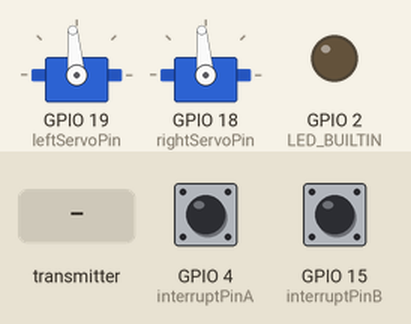
Simulated run of this sketch. Board: ESP32. On the bench: 2 × servo, output pins drawn as LEDs (lit = HIGH). The test bench sets the inputs (shaded band); at power-on: GPIO 4 (interruptPinA) HIGH, GPIO 15 (interruptPinB) HIGH. Servo pulses on a pin are drawn as a servo (544–2400 µs = 0–180°); what the sketch prints to the serial monitor is not drawn.

Above: at 1.2 s.
1.3 s: the transmitter starts sending X = 25
At 1.55 s:
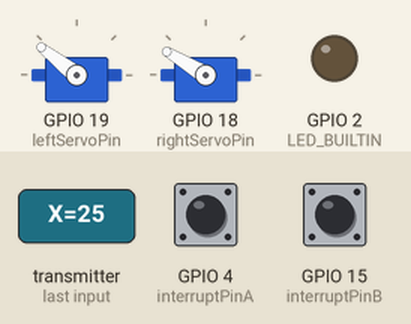
3.3 s: the transmitter starts sending Y = 25
At 3.55 s:
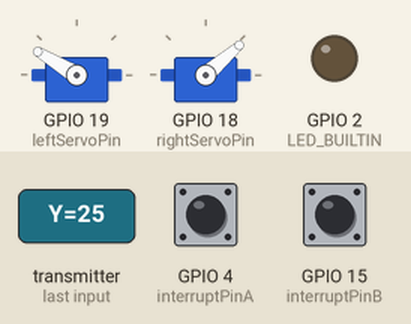
5.3 s: the transmitter starts sending SW = 1
At 5.8 s:
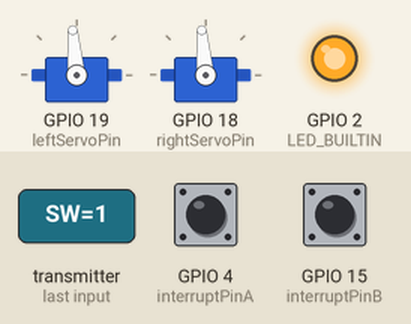
6.8 s: the transmitter starts sending X = 0
At 8.0 s:
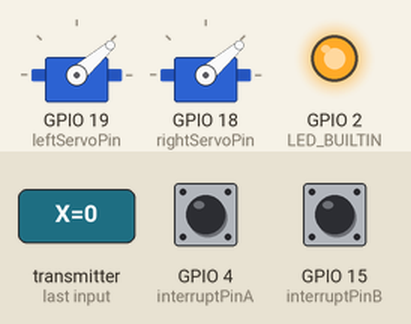
8.3 s: the transmitter starts sending Y = 0
At 9.3 s:
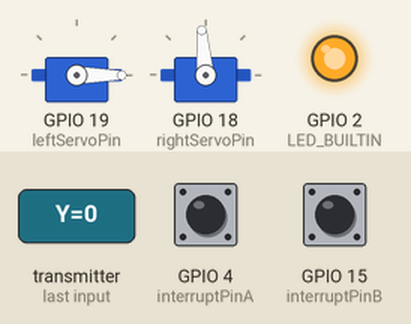
9.8 s: the transmitter starts sending SW = 0
At 10.05 s:
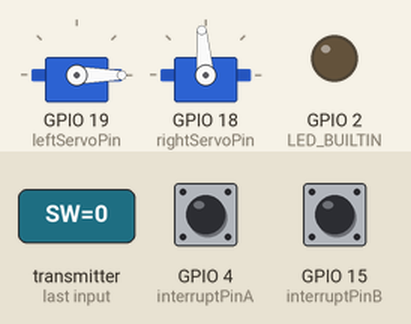
Timing chart, 0 to 12.8 s (numbered marks = the images above; inputs shaded):
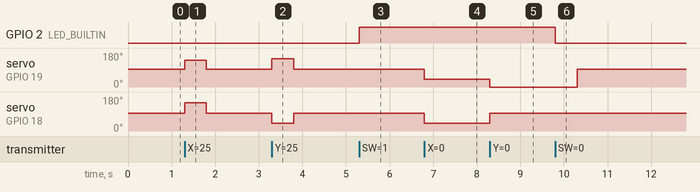

The sketch:

esp32_test_servo_wifi_ap.ino
```cpp
// Control of a differential drive robot over wifi
// Continuous rotation servos
// Maps joystick axes to forward and angular speeds
// press button when joystick not moved to set trim
// NOvember 12, 2023
// Hasan Poonawala
// Code snippets are based on existing webpages and examples in the package libraries
// Adding ESP Now

#include <esp_now.h>
#include <WiFi.h>

#define LED_BUILTIN 2

volatile int leftTick; // Stores the angle values
volatile int rightTick;
const byte interruptPinA = 4; // left wheel encoder signal out connects to this pin
const byte interruptPinB = 15; // right wheel

int leftSpeed; // In microseconds corresponding to PWM on cycle
int rightSpeed;
float forwardValZero =1.56;// Joystick reading when untouched
float turnValZero = 1.73; // Joystick reading when untouched
int forwardVal; // Joystick reading
int turnVal; // Joystick reading
const int delta = 120; // based on 16 PWMResolution
const int zeroSpeed = 5000;// based on 16 PWMResolution
const int PWMFreq = 50;
const int leftPWMChannel = 1;
const int rightPWMChannel = 2;
const int PWMResolution = 16;

int leftServoPin = 19;
int rightServoPin = 18;
int pos = 0;

void IRAM_ATTR pulseA () // left wheel encoder signal change interript service routine
{
  if (leftSpeed > 5001) //  true => positive angular velocity
    leftTick+=1;
  if (leftSpeed < 4999) //
    leftTick-=1;
}  // end of pulseA

void IRAM_ATTR pulseB () // right wheel encoder signal change interript service routine
{
  if (rightSpeed > 5001)//  true => positive angular velocity
    rightTick+=1;
  if (rightSpeed < 4999)
    rightTick-=1;
}  // end of pulseB


// Structure example to send data
// Must match the receiver structure
typedef struct struct_message {// From Rui Santos:https://randomnerdtutorials.com/esp-now-esp32-arduino-ide/
  float X;
  float Y;
  bool SW;
} struct_message;
// Create a struct_message called myData
struct_message myData;


uint8_t senderMacAddress[] = {0xD8, 0xBC, 0x38, 0xE5, 0xBF, 0x98};

void OnDataRecv(const uint8_t * mac, const uint8_t *incomingData, int len) {
  memcpy(&myData, incomingData, sizeof(myData));
  digitalWrite(LED_BUILTIN, myData.SW);
  //Serial.println(myData.X);
  //Serial.println(myData.Y);
  rightSpeed = zeroSpeed + (int) (delta*2.0/3.3*(myData.X-forwardValZero))- (int) (delta*2.0/3.3*(myData.Y-turnValZero));
  leftSpeed = zeroSpeed + (int) (delta*2.0/3.3*(myData.X-forwardValZero))+ (int) (delta*2.0/3.3*(myData.Y-turnValZero));
  //if (rightSpeed > zeroSpeed+delta) {rightSpeed = zeroSpeed+delta;}
  //if (rightSpeed < zeroSpeed-delta) {rightSpeed = zeroSpeed-delta;}
  //if (leftSpeed > zeroSpeed+delta) {leftSpeed = zeroSpeed+delta;}
  //if (leftSpeed < zeroSpeed-delta) {leftSpeed = zeroSpeed-delta;}
  //Serial.println(rightSpeed);
  //Serial.println(leftSpeed);
  ledcWrite(rightPWMChannel, rightSpeed);
  ledcWrite(leftPWMChannel, leftSpeed);
  if(myData.SW == false){
    forwardValZero = myData.X;
    turnValZero = myData.Y;
  }
}

esp_now_peer_info_t peerInfo;
void setup() {
  // put your setup code here, to run once:
  // Set LED pin, encoder pins
  pinMode(LED_BUILTIN, OUTPUT);
  digitalWrite(LED_BUILTIN, LOW); // To ensure that incorrect readings not stored for zero vals
  pinMode(interruptPinA, INPUT_PULLUP);
  attachInterrupt(interruptPinA, pulseA, CHANGE);
  pinMode(interruptPinB, INPUT_PULLUP);
  attachInterrupt(interruptPinB, pulseB, CHANGE);
  Serial.begin(115200);
Serial.println(WiFi.macAddress());


  // Allow allocation of all timers for Servo conrol
  ledcSetup(rightPWMChannel, PWMFreq, PWMResolution);
  ledcSetup(leftPWMChannel, PWMFreq, PWMResolution);
  ledcAttachPin(leftServoPin, leftPWMChannel);
  ledcWrite(leftPWMChannel, zeroSpeed);
  ledcAttachPin(rightServoPin, rightPWMChannel);
  ledcWrite(rightPWMChannel, zeroSpeed);
  leftSpeed = zeroSpeed;
  rightSpeed = zeroSpeed;
  forwardVal = forwardValZero;
  turnVal = turnValZero;
    // Set device as a Wi-Fi Station
  WiFi.mode(WIFI_STA);

  // Init ESP-NOW
  if (esp_now_init() != ESP_OK) {
    Serial.println("Error initializing ESP-NOW");
    return;
  }

  // Once ESPNow is successfully Init, we will register for recv CB to
  // get recv packer info
  esp_now_register_recv_cb(OnDataRecv);
  memcpy(peerInfo.peer_addr, senderMacAddress, 6);
  peerInfo.channel = 0;
  peerInfo.encrypt = false;

  if (esp_now_add_peer(&peerInfo) != ESP_OK) {
    Serial.println("Failed to add peer");
    return;
  }
}


void loop() {
}
```

Measured:
- after the input at 1.3 s, servo on GPIO 19 (leftServoPin): 95° → 142° at once, → 95° 0.50 s later; servo on GPIO 18 (rightServoPin): 95° → 149° at once, → 95° 0.50 s later
- after the input at 3.3 s, servo on GPIO 19 (leftServoPin): 95° → 149° at once, → 95° 0.50 s later; servo on GPIO 18 (rightServoPin): 95° → 41° at once, → 95° 0.50 s later
- after the input at 5.3 s, GPIO 2 (LED_BUILTIN): LOW → HIGH at once
- after the input at 6.8 s, servo on GPIO 19 (leftServoPin), servo on GPIO 18 (rightServoPin): 95° → 41° at once
- after the input at 8.3 s, servo on GPIO 19 (leftServoPin): 41° → 0° at once; servo on GPIO 18 (rightServoPin): 41° → 95° at once
- after the input at 9.8 s, GPIO 2 (LED_BUILTIN): HIGH → LOW at once; servo on GPIO 19 (leftServoPin): 0° → 95° after 0.50 s
